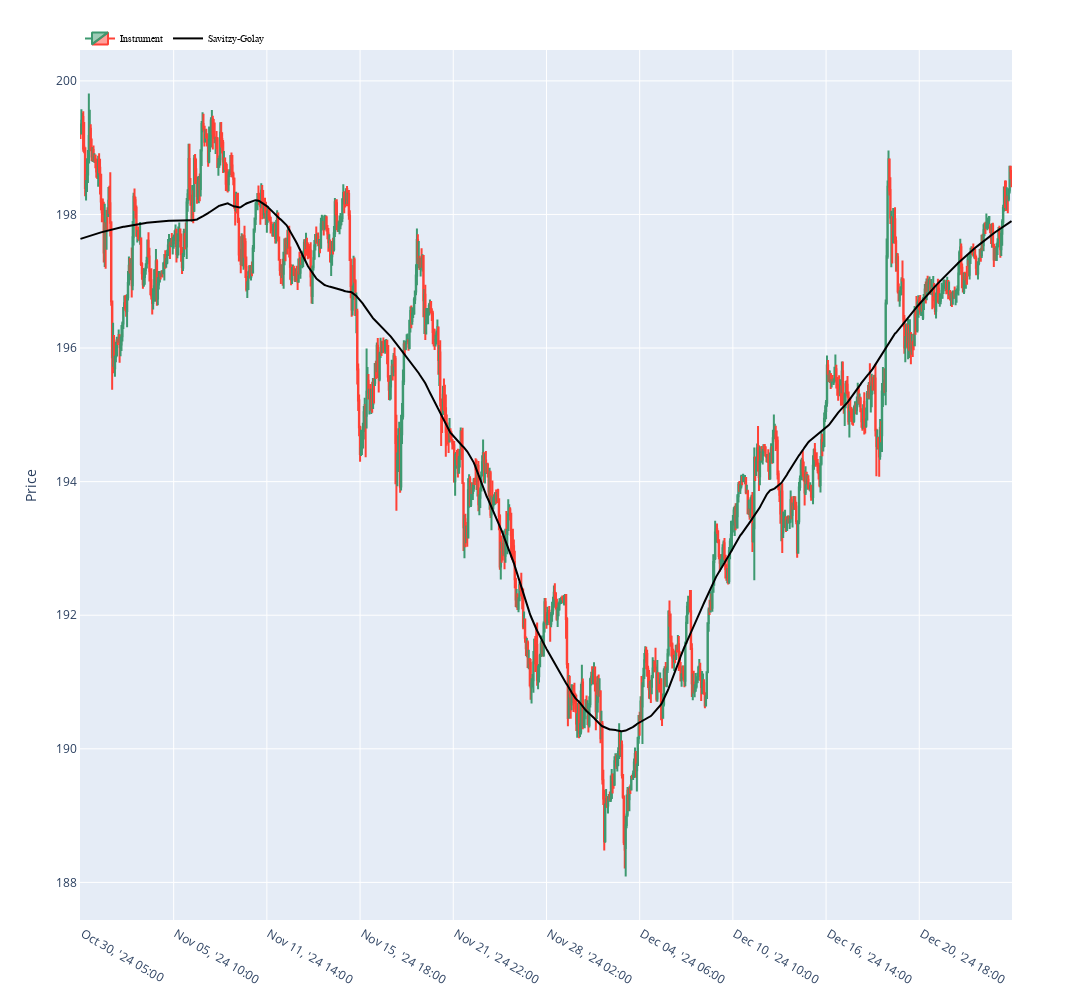

Source (notebook cell):
### Code cell
fig = gz.plot_candles(df_an, indicators=indicators)

### Figure 1 — Plotly figure (JSON) as saved in the notebook; plotly's stock layout.template omitted (floating-point values rounded to 4 significant figures; data arrays with more than 128 entries replaced by an {"elided": "..."} marker saying what was removed)
{"data": [{"close": {"elided": "1000 float values"}, "high": {"elided": "1000 float values"}, "hoverinfo": "y+x", "low": {"elided": "1000 float values"}, "name": "Instrument", "open": {"elided": "1000 float values"}, "showlegend": true, "type": "candlestick", "x": {"elided": "1000 str values"}, "xaxis": "x", "yaxis": "y"}, {"hoverinfo": "y+x", "line": {"color": "black", "width": 2}, "mode": "lines", "name": "Savitzy-Golay", "type": "scatter", "x": {"elided": "1000 str values"}, "xaxis": "x", "y": {"elided": "1000 float values"}, "yaxis": "y"}], "layout": {"height": 1000, "hoverlabel": {"bgcolor": "rgba(255,255,255,0.5)"}, "hovermode": "x unified", "legend": {"bgcolor": "rgba(255,255,255,0)", "font": {"color": "black", "family": "sans-serif", "size": 10}, "orientation": "h", "traceorder": "normal", "x": 0, "y": 1.03}, "margin": {"b": 20, "t": 50}, "width": 2000, "xaxis": {"anchor": "y", "domain": [0, 1], "matches": "x", "rangeslider": {"visible": false}, "showline": true, "showspikes": true, "spikecolor": "green", "spikemode": "across", "spikesnap": "cursor", "tickvals": [" Oct 30, '24 05:00", " Nov 05, '24 10:00", " Nov 11, '24 14:00", " Nov 15, '24 18:00", " Nov 21, '24 22:00", " Nov 28, '24 02:00", " Dec 04, '24 06:00", " Dec 10, '24 10:00", " Dec 16, '24 14:00", " Dec 20, '24 18:00"]}, "yaxis": {"anchor": "x", "domain": [0, 1], "showline": true, "showspikes": true, "showticklabels": true, "spikecolor": "green", "spikemode": "across", "spikesnap": "cursor", "title": {"text": "Price"}}}}
